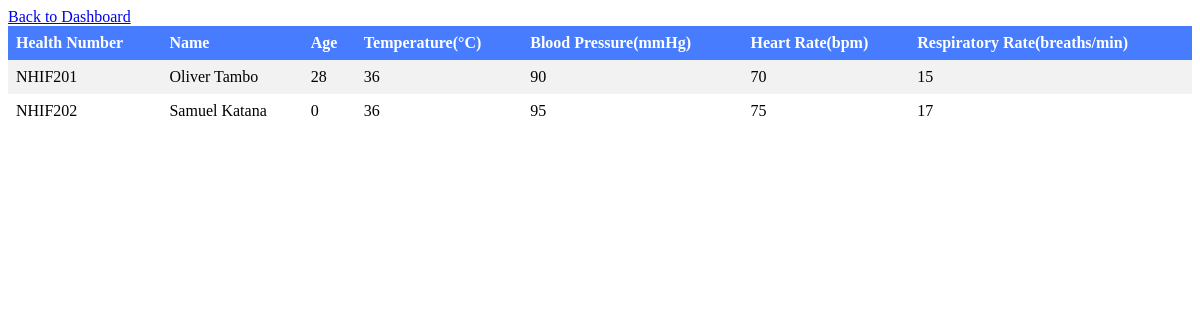
The app's page /get-patient-vitals.php with its own data.
### tables this page shows
CREATE TABLE `vitals` (
  `id` int(11) NOT NULL,
  `health_number` varchar(255) NOT NULL,
  `recorded_at` datetime NOT NULL,
  `temperature` float NOT NULL,
  `blood_pressure` varchar(255) NOT NULL,
  `heart_rate` int(11) NOT NULL,
  `respiratory_rate` int(11) NOT NULL
);

CREATE TABLE `patient` (
  `patient_id` int(11) NOT NULL,
  `registration_datetime` datetime DEFAULT NULL,
  `health_number` varchar(255) DEFAULT NULL,
  `patient_name` varchar(255) DEFAULT NULL,
  `gender` enum('Male','Female','Other') DEFAULT NULL,
  `date_of_birth` date DEFAULT NULL,
  `phone_number` varchar(255) DEFAULT NULL,
  `email` varchar(255) DEFAULT NULL,
  `address` text DEFAULT NULL,
  `marital_status` enum('Single','Married','Divorced','Widowed') DEFAULT NULL,
  `is_under_18` tinyint(1) DEFAULT NULL,
  `parent_name` varchar(255) DEFAULT NULL,
  `parent_phone_number` varchar(255) DEFAULT NULL,
  `emergency_contact_name` varchar(255) DEFAULT NULL,
  `emergency_contact_relationship` varchar(255) DEFAULT NULL,
  `emergency_contact_phone_number` varchar(255) DEFAULT NULL,
  `reason_for_registration` text DEFAULT NULL,
  `taking_medications` tinyint(1) DEFAULT NULL
);

### get-patient-vitals.php (the view, shortened to what this page needs)
<!DOCTYPE html>
<html>
<head>
</head>
<body>
    <div class="back">
    <a href="nurse.php" class="back-button">Back to Dashboard</a>
    </div>
    <?php
    require "connect.php";
    $sql = "SELECT patient.health_number, patient.patient_name, TIMESTAMPDIFF(YEAR, patient.date_of_birth, CURDATE()) AS age, vitals.temperature, vitals.blood_pressure, vitals.heart_rate, vitals.respiratory_rate FROM patient INNER JOIN vitals ON patient.health_number = vitals.health_number";
    $result = $conn->query($sql);
    if ($result->num_rows > 0) {
        echo "<table>";
        echo "<tr><th>Health Number</th><th>Name</th><th>Age</th><th>Temperature(°C)</th><th>Blood Pressure(mmHg)</th><th>Heart Rate(bpm)</th><th>Respiratory Rate(breaths/min)</th></tr>";
        while ($row = $result->fetch_assoc()) {
            echo "<tr>";
            echo "<td>" . $row["health_number"] . "</td>";
            echo "<td>" . $row["patient_name"] . "</td>";
            echo "<td>" . $row["age"] . "</td>";
            echo "<td>" . $row["temperature"] . "</td>";
            echo "<td>" . $row["blood_pressure"] . "</td>";
            echo "<td>" . $row["heart_rate"] . "</td>";
            echo "<td>" . $row["respiratory_rate"] . "</td>";
            echo "</tr>";
        }
        echo "</table>";
    } else {
        echo "0 results";
    }
    ?>
</body>
</html>

### get-patient-vitals.php (style rules this page uses)
table { border-collapse: collapse; width: 100%; }
th, td { text-align: left; padding: 8px; }
tr:nth-child(even) { background-color: #f2f2f2; }
th { background-color: #487cff; color: white; }

### records on screen
vitals: patient.health_number "NHIF201", patient.patient_name "Oliver Tambo", age "28", temperature "36", blood_pressure "90", heart_rate "70", respiratory_rate "15"
vitals: patient.health_number "NHIF202", patient.patient_name "Samuel Katana", age "0", temperature "36", blood_pressure "95", heart_rate "75", respiratory_rate "17"
